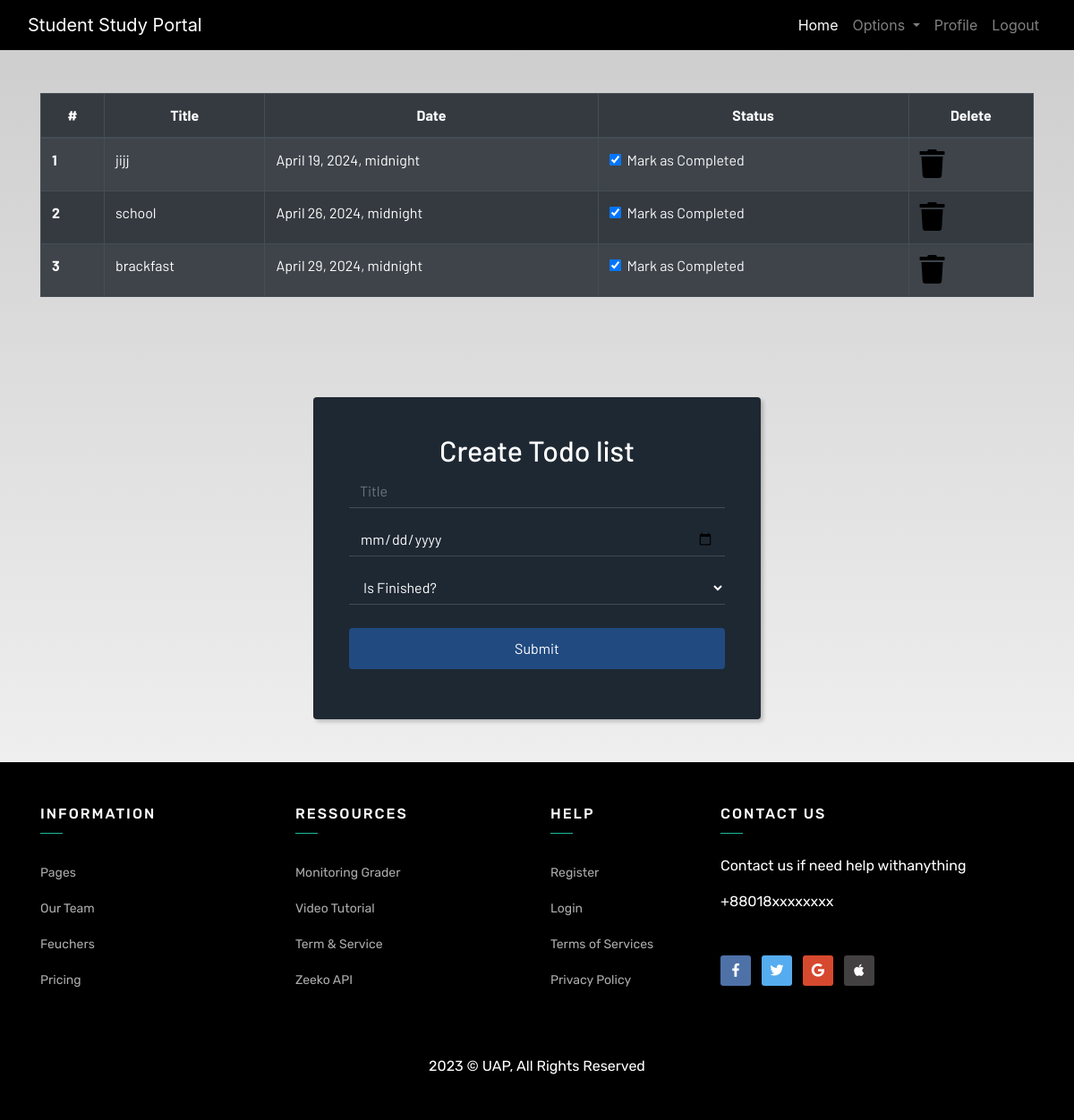
The app's page /todo/ (signed in) with its own data.
### dashboard/models.py (models this page shows, shortened)
class Todo(models.Model):
    user = models.ForeignKey(User, on_delete=models.CASCADE)
    title = models.CharField(max_length=100)
    date = models.DateTimeField()
    is_finished = models.BooleanField(default=False)

### dashboard/views.py (the view, shortened to what this page needs)
# urls.py: path('todo/', views.todo, name="todo"),
@login_required
def todo(request):
    todos = Todo.objects.filter(user=request.user)
    if len(todos)==0:
        todo_done = True
    else:
        todo_done = False
    return render(request, 'todo.html', {"todos": todos, "todo_done": todo_done})

### template/todo.html (shortened to what this page needs)
{% extends 'base.html' %}
{% load static %}
{% block content %}
<div class="container py-5">
    {% if not todo_done %}
    <table class="table table-striped table-bordered table-hover table-dark">
        <thead>
            <tr class="text-center">
                <th scope="col">#</th>
                <th scope="col">Title</th>
                <th scope="col">Date</th>
                <th scope="col">Status</th>
                <th scope="col">Delete</th>
            </tr>
        </thead>
        <tbody>
        {% for todo in todos %}
            <tr>
                <th scope="row">{{ forloop.counter }}</th>
                <td>{{ todo.title }}</td>
                <td>{{ todo.date }}</td>
                <td>
                    <a href="{% url 'update-todo' todo.id %}">
                        <div class="form-check">
                            {% if todo.is_finished == True %}
                                <input class="form-check-input" type="checkbox" value="" checked>
                            {% else %}
                                <input class="form-check-input" type="checkbox" value="">
                            {% endif %}
                            <label class="form-check-label text-light" for="flexCheckDefault">
                                Mark as Completed
                            </label>
                        </div>
                    </a>
                </td>
                <td><a href="{% url 'delete-todo' todo.id %}"><i class="fa fa-trash fa-2x"></i></a></td>
            </tr>
        {% endfor %}
        </tbody>
    </table>
    {% else %}
    <h4>All tasks have been done!! create to add more</h4>
    {% endif %}
</div>
<div class="login-dark my-5 d-flex justify-content-center">
    <form method="POST">
        <h2 class="text-center">Create Todo list</h2>
        <div class="form-group">
            <input class="form-control" type="text" name="title" placeholder="Title">
        </div>
        <div class="form-group">
            <input class="form-control" type="date" name="due" placeholder="Date">
        </div>
        <div class="form-group">
            <select class="form-control mb-4" name="is_finished" aria-label="Default select example" required>
                <option selected>Is Finished?</option>
            </select>
        </div>
        <div class="form-group">
            <button class="btn btn-primary btn-block">Submit</button>
        </div>
    </form>
</div>
{% endblock content %}

### static/css/main.css (style rules this page uses)
html { scroll-behavior: smooth; height: 100%; width: 100%; }
a { text-decoration: none !important; color: black; }
html, body { max-width: 100%; overflow-x: hidden; height: 100%; width: 100%; }
body { background: linear-gradient(rgba(0, 0, 0, 0.2), rgba(255, 255, 255, 0.5)); overflow-x: hidden; background-repeat: no-repeat; }
.fa { color: black; }

### template/todo.html (style rules this page uses)
.login-dark form { max-width: 500px; width: 90%; background-color: #1e2833; padding: 40px; border-radius: 4px; color: #fff; box-shadow: 3px 3px 4px rgba(0,0,0,0.2); }
.login-dark form .form-control { background: none; border: none; border-bottom: 1px solid #434a52; border-radius: 0; box-shadow: none; outline: none; color: inherit; }
.login-dark form .btn-primary { background: #214a80; border: none; border-radius: 4px; padding: 11px; box-shadow: none; margin-top: 26px; text-shadow: none; outline: none; }

### records on screen
Todo: title "jijj", date "April 19, 2024, midnight"
Todo: title "school", date "April 26, 2024, midnight"
Todo: title "brackfast", date "April 29, 2024, midnight"
